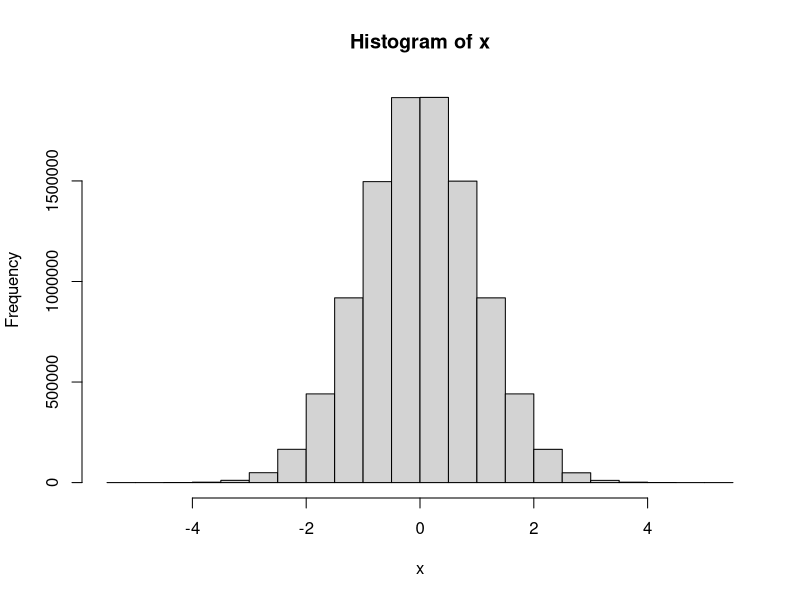
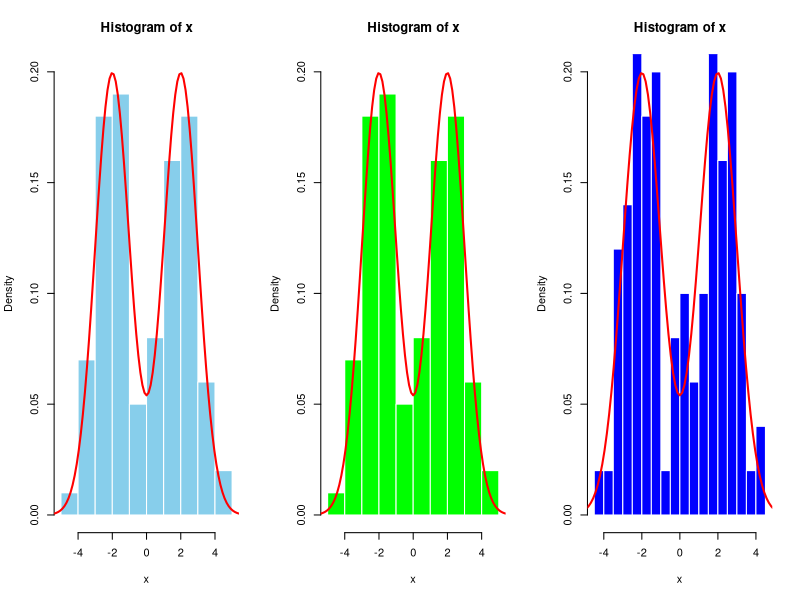
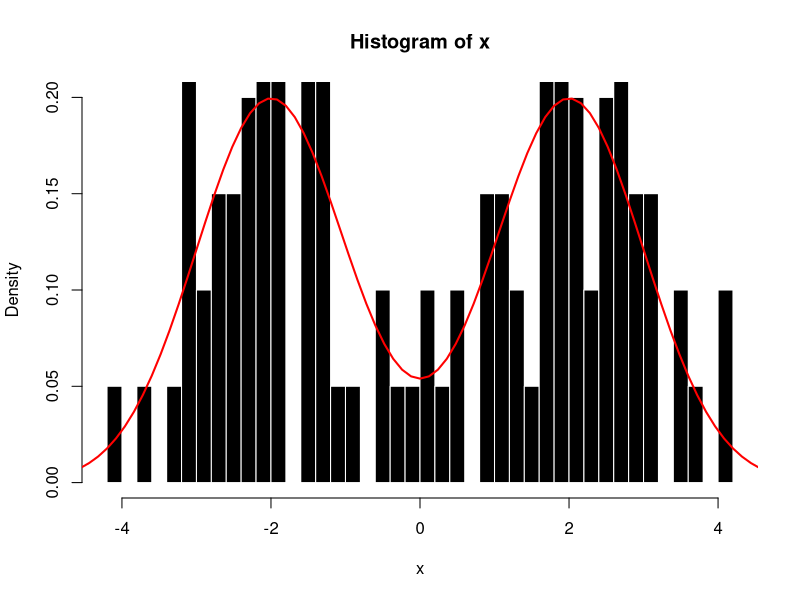
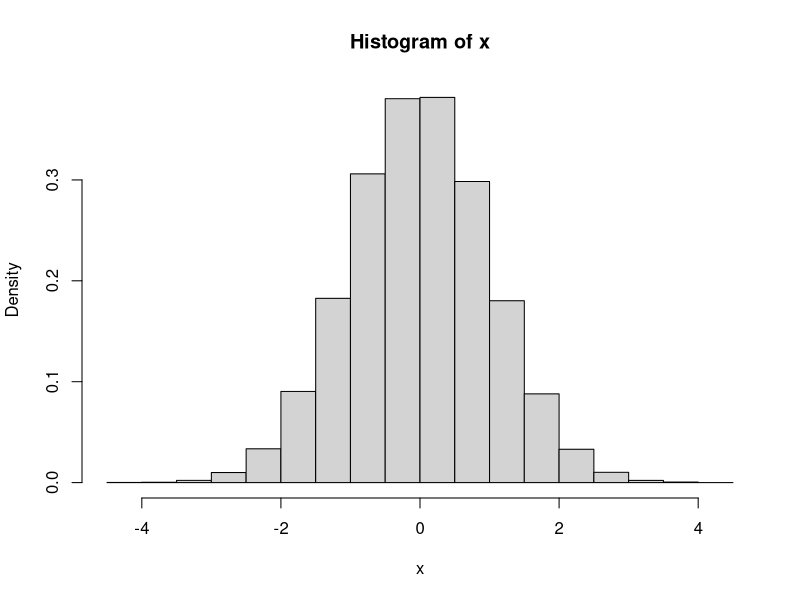
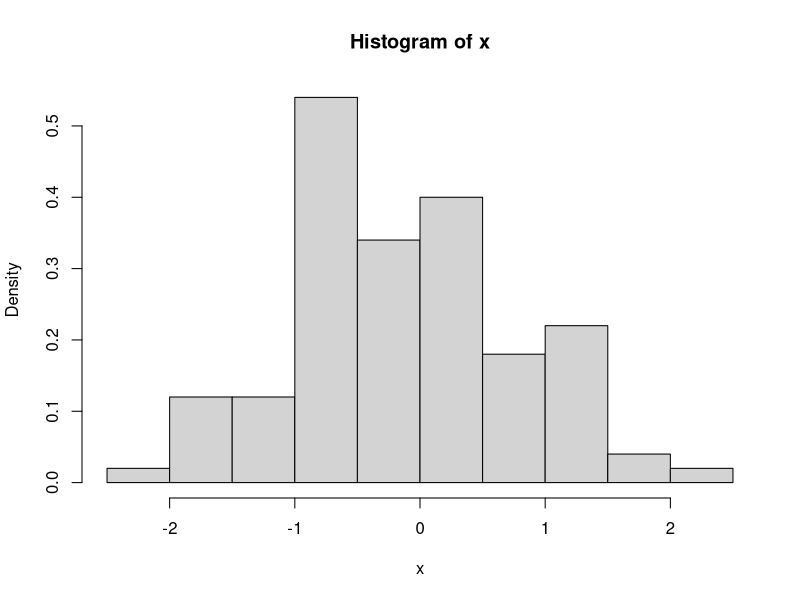
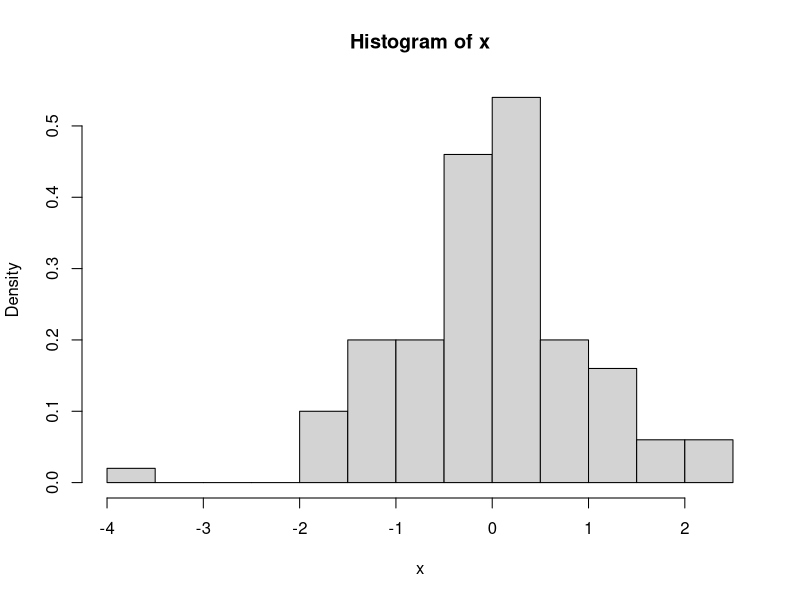
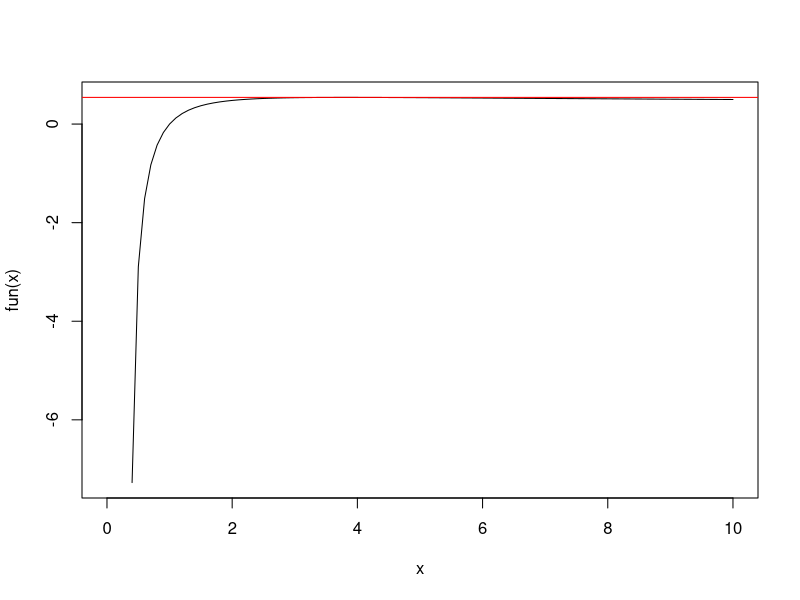

R code for these plots, in order:
x <- rnorm(10^7)

h <- hist(x)

length(h$breaks)
h$breaks
h$counts

str(h)
######

n <- 100 # originally 10^5
x1 <- rnorm(n, -2, 1)
x2 <- rnorm(n, 2, 1)

k <- sample(1:2, size = n, replace = TRUE, prob = c(0.5, 0.5))
x <- ifelse(k == 1, x1, x2)

true_density <- function(x){
  f1 <- 0.5 * dnorm(x, -2, 1)
  f2 <- 0.5 * dnorm(x, 2, 1)
  return(f1+f2)
}

par(mfrow = c(1, 3))

h <- hist(x, prob = TRUE, col = "skyblue", border = "white",
          ylim = c(0, 0.2))
curve(true_density, from = -6, to = 6, col = "red", lwd = 2,
      add = TRUE)

h2 <- hist(x, prob = TRUE, col = "green", border = "white",
          ylim = c(0, 0.2), breaks = 10)
curve(true_density, from = -6, to = 6, col = "red", lwd = 2,
      add = TRUE)

h3 <- hist(x, prob = TRUE, col = "blue", border = "white",
           ylim = c(0, 0.2), breaks = 25)
curve(true_density, from = -6, to = 6, col = "red", lwd = 2,
      add = TRUE)

par(mfrow = c(1, 1))



h3 <- hist(x, prob = TRUE, col = "black", border = "white",
           ylim = c(0, 0.2), breaks = 30)
curve(true_density, from = -6, to = 6, col = "red", lwd = 2,
      add = TRUE)

##### hard code sturge's rule.

n <- 10^5
x <- rnorm(n)

denom <- 1 + log(n, base = 2)
num <- max(x) - min(x)
# width below...
width <- ceiling(num/denom)

par(mfrow = c(1, 1))

h <- hist(x, prob = TRUE)
h$breaks

debug(hist)


n <- 10^2
x <- rnorm(n)

h <- 3.49 * sd(x) * n^(-1/3)

breaks <- seq(min(x), max(x) + h, h)

hist_scott <- hist(x, prob = TRUE,
                   breaks = "Scott")
hist_scott$breaks


n <- 10^2
x <- rnorm(n)
h <- 2 * IQR(x) * n^(-1/3)
breaks <- seq(min(x), max(x) + h, h)
length(breaks)

hist_fd <- hist(x, prob = TRUE,
                   breaks = "FD")
length(hist_fd$breaks)

##### opimization!!!

help(optimize)

fun <- function(x){
  log(1+log(x)) / log(1+x)
}

op <- optimize(fun, c(0.001, 10), maximum = TRUE)
str(op)
op$maximum
fun(op$maximum)

curve(fun, from = 0.001, to = 10)
abline(h = fun(op$maximum), col = "red")


#### 

install.packages("extraDist")

n <- 10^3
alp <- 3
# here, scale is beta, shape is alpha.
x <- VGAM::rpareto(n, scale = 2, shape = alp)
#mle estimate.
n / (sum(log(x)) - n *log(2))

#optimize

likelihood_pareto <- function(alpha, data){
  x = data
  part_1 <- n * log(alpha) + alpha * n* log(2) 
  part_2 <- (alpha + 1) * sum(log(x))
  return(part_1 - part_2)
}

optimize(likelihood_pareto, lower = 2, upper = 10,
         data = x, maximum = TRUE)

??VGAM::rpareto

##### gamma, solve for alpha and beta baby!!!

n <- 10^4
# scale = 1/rate = 1/2
x <- rgamma(n, shape = 5, rate = 2)

loglikelihood_gamma <- function(data, theta){
  alpha <- theta[1]
  lambda <- theta[2]
  if(alpha < 0 || lambda <0){
    return(-Inf)
  }
  n <- length(data)
  x <- data
  part1 <- alpha * n * log(lambda) 
  part2 <- n * lgamma(alpha)
  part3 <- lambda * sum(x)
  part4 <- (alpha - 1) * sum(log(x))
  return(part1 - part2 - part3 + part4)
}

neg_loglikelihood_gamma <- function(data, theta){
  return( - loglikelihood_gamma(data, theta))
}

op1 <- optim(c(1, 1), neg_loglikelihood_gamma, data = x,
      method = "Nelder-Mead")
op2 <- optim(c(1, 1), neg_loglikelihood_gamma, data = x,
             method = "BFGS")
op3 <- optim(c(1, 1), neg_loglikelihood_gamma, data = x,
             method = "CG")
op4 <- optim(c(1, 1), neg_loglikelihood_gamma, data = x,
             method = "L-BFGS-B")
op5 <- optim(c(1, 1), neg_loglikelihood_gamma, data = x,
             method = "SANN")
op6 <- optim(c(1, 1), neg_loglikelihood_gamma, data = x,
             method = "SANN")

op1$par
op2$par
op3$par
op4$par
op5$par
op6$par


neg_llk_norm <- function(data, theta){
  browser()
  x <- data
  mu <- theta[1]
  sigma <- theta[2]
  if(sigma < 0){
    # trying to find the minimum for optim....
    return(Inf)
  }
  part1 <- -n/2 * log(2 * pi * sigma^2)
  part2 <- 1/(2*sigma^2) * sum((x - mu)^2)
  return( - (part1 - part2) )
}

n <- 10^4
x <- rnorm(n, mean = 2, sd = 4)

op1 <- optim(c(2, 1), neg_llk_norm, data = x)
op2 <- optim(c(1, 1), neg_llk_norm, data = x,
             method = "BFGS")
op3 <- optim(c(1, 1), neg_llk_norm, data = x,
             method = "CG")
op4 <- optim(c(1, 1), neg_llk_norm, data = x,
             method = "L-BFGS-B")
op5 <- optim(c(1, 1), neg_llk_norm, data = x,
             method = "SANN")
op6 <- optim(c(1, 1), neg_llk_norm, data = x,
             method = "SANN")
op1$par
op2$par
op3$par
op4$par
op5$par
op6$par

fun <- function(theta){
  x <- theta[1]
  n <- theta[2]
  r <- theta[3]
  t <- theta[4]
  part1 <- (1 + (n-r)/2) * x - r
  part2 <- ((n-r)/2) * t
  return( -(part1 + part2) )
}

r <- 5
start_val <- c(20, 3, r, sum(rexp(r)))

op1 <- optim(start_val, fun)
op2 <- optim(start_val, fun, "BFGS")
op3 <- optim(start_val, fun, "CG")
op4 <- optim(start_val, fun, "L-BFGS-B")
op5 <- optim(start_val, fun, "SANN")
op6 <- optim(start_val, fun, "Brent")
op1$par
op2$par
op3$par
op4$par
op5$par
op6$par

op1
